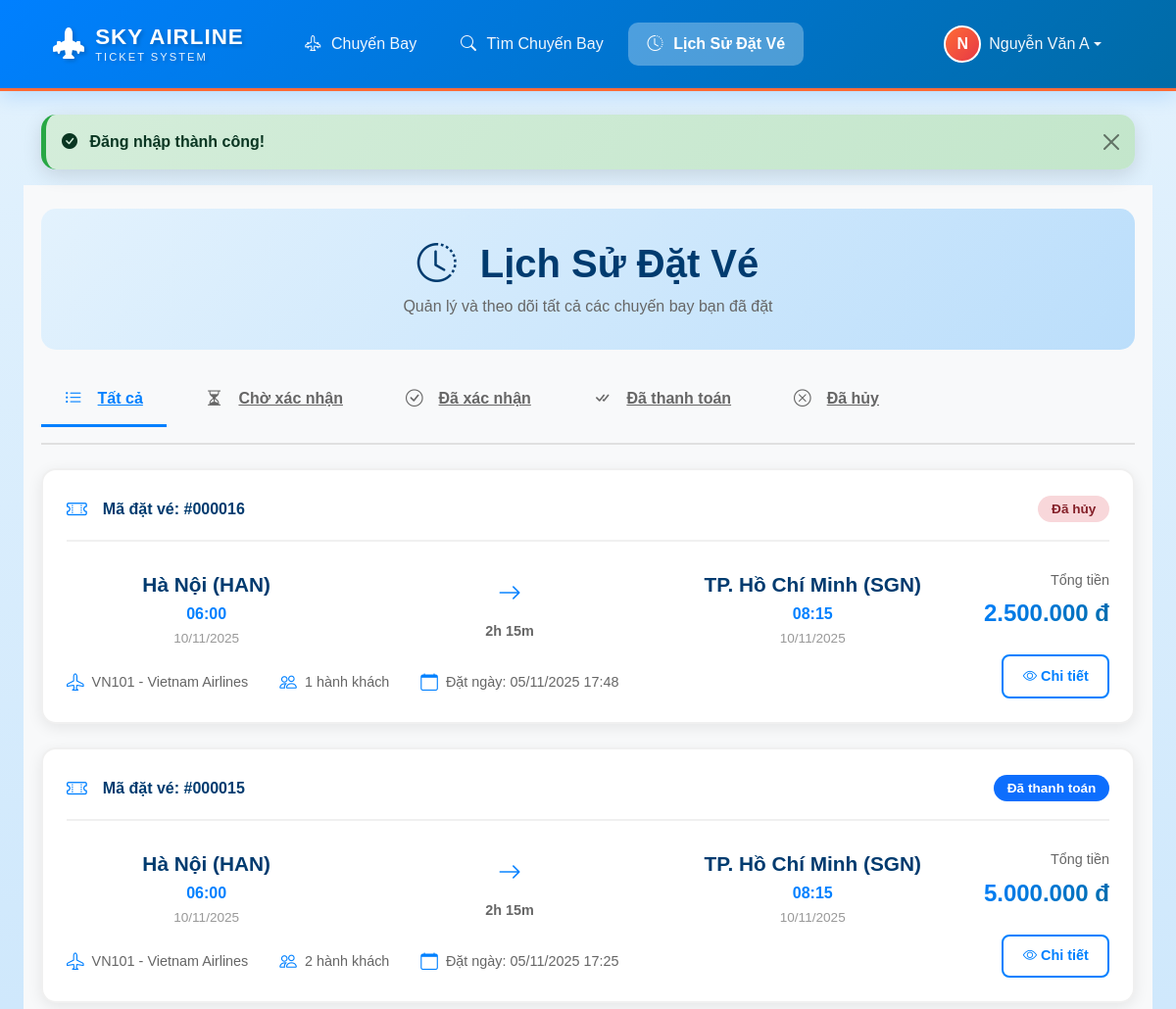
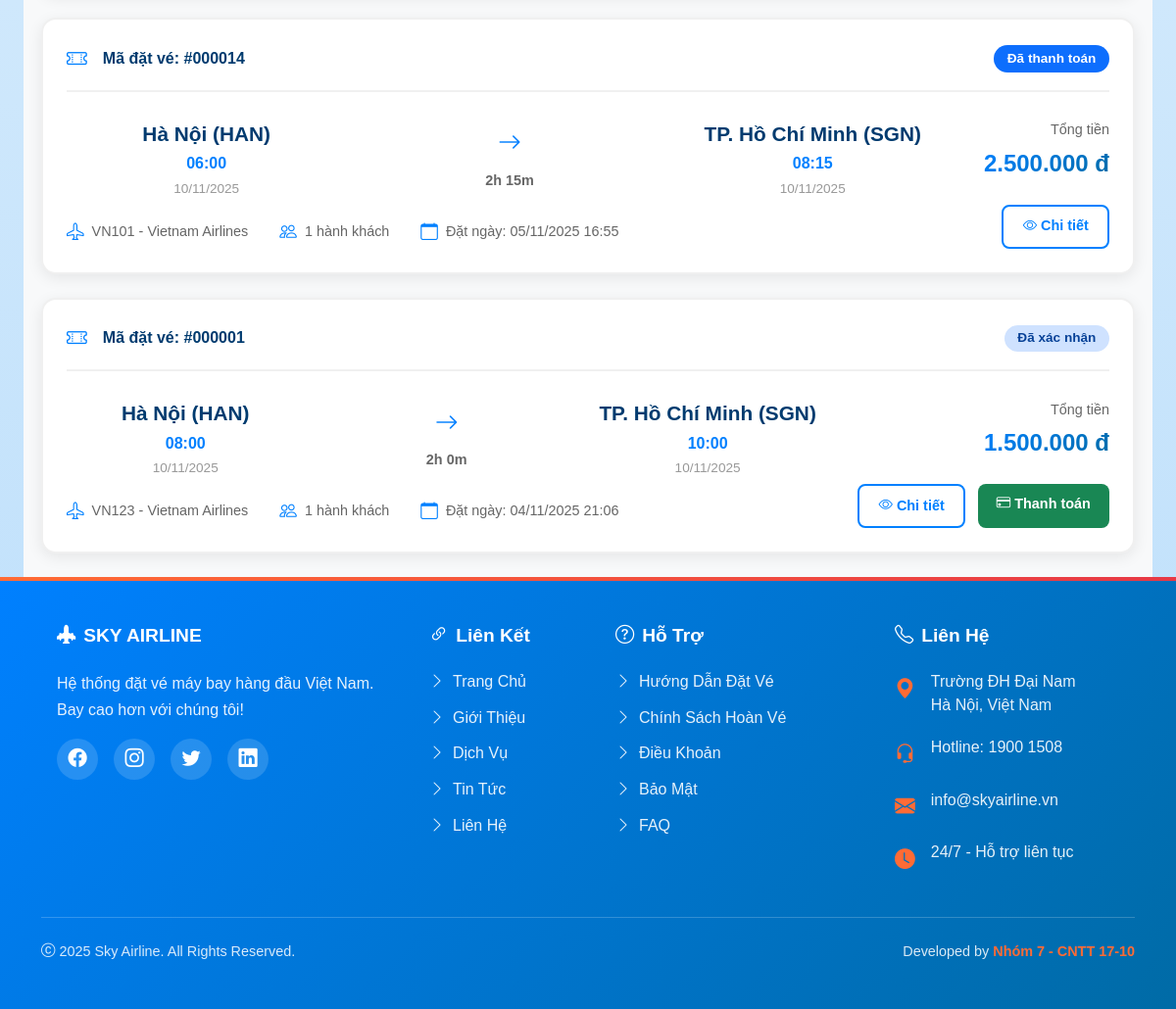
The app's page /khachhang/lichsu.php (signed in) with its own data (2 pictures, top to bottom).
### tables this page shows
CREATE TABLE IF NOT EXISTS `datve` (
  `MaDatVe` int NOT NULL AUTO_INCREMENT,
  `MaNguoiDung` int NOT NULL,
  `MaChuyenBay` int NOT NULL,
  `NgayDat` datetime DEFAULT CURRENT_TIMESTAMP,
  `TenHanhKhach` varchar(100) NOT NULL,
  `CMND` varchar(20) NOT NULL,
  `SoDienThoai` varchar(15) DEFAULT NULL,
  `Email` varchar(100) DEFAULT NULL,
  `SoLuongVe` int NOT NULL DEFAULT '1',
  `TongTien` decimal(10,2) NOT NULL,
  `TrangThai` varchar(50) DEFAULT 'choxacnhan',
  `GhiChu` text,
  `NgayCapNhat` datetime DEFAULT CURRENT_TIMESTAMP ON UPDATE CURRENT_TIMESTAMP,
  PRIMARY KEY (`MaDatVe`),
  KEY `idx_manguoidung` (`MaNguoiDung`),
  KEY `idx_machuyenbay` (`MaChuyenBay`),
  KEY `idx_ngaydat` (`NgayDat`),
  KEY `idx_trangthai` (`TrangThai`)
);

CREATE TABLE IF NOT EXISTS `chuyenbay` (
  `MaChuyenBay` int NOT NULL AUTO_INCREMENT,
  `MaChuyenBayText` varchar(20) NOT NULL COMMENT 'Mã chuyến bay dạng VN123',
  `HangBay` varchar(100) NOT NULL COMMENT 'Vietnam Airlines, VietJet...',
  `SanBayDi` varchar(100) NOT NULL,
  `SanBayDen` varchar(100) NOT NULL,
  `ThoiGianBay` datetime NOT NULL,
  `ThoiGianDen` datetime NOT NULL,
  `GiaVe` decimal(10,2) NOT NULL,
  `SoGheConLai` int NOT NULL DEFAULT '0',
  `TongSoGhe` int NOT NULL DEFAULT '0',
  `TrangThai` enum('concho','daybay','huy') DEFAULT 'concho',
  `NgayTao` datetime DEFAULT CURRENT_TIMESTAMP,
  PRIMARY KEY (`MaChuyenBay`),
  UNIQUE KEY `MaChuyenBayText` (`MaChuyenBayText`),
  KEY `idx_machuyenbay` (`MaChuyenBayText`),
  KEY `idx_thoigianbay` (`ThoiGianBay`),
  KEY `idx_sanbaydiden` (`SanBayDi`,`SanBayDen`)
);

### config.php (called while the page is built, shortened)
<?php
$servername = "localhost";
$username = "root";
$password = "";
$dbname = "QLVeMayBay";
$conn = new mysqli($servername, $username, $password, $dbname);
$conn->set_charset("utf8mb4");
function fetch_all($sql) {
    global $conn;
    $result = $conn->query($sql);
    $data = [];
    if ($result) {
        while ($row = $result->fetch_assoc()) {
            $data[] = $row;
        }
    }
    return $data;
}
?>

### khachhang/lichsu.php (the view, shortened to what this page needs)
<?php
require_once '../config.php';
$manguoidung = $_SESSION['MaNguoiDung'];
$trangthai = isset($_GET['trangthai']) ? escape($_GET['trangthai']) : '';
$where = ["dv.MaNguoiDung = $manguoidung"];
$whereClause = implode(' AND ', $where);
$sql = "SELECT
            dv.*,
            cb.MaChuyenBayText,
            cb.HangBay,
            cb.SanBayDi,
            cb.SanBayDen,
            cb.ThoiGianBay,
            cb.ThoiGianDen
        FROM DatVe dv
        INNER JOIN ChuyenBay cb ON dv.MaChuyenBay = cb.MaChuyenBay
        WHERE $whereClause
        ORDER BY dv.NgayDat DESC";
$datveList = fetch_all($sql);
require_once '../header.php';
?>
<div class="history-page">
    <div class="container py-4">
        <div class="page-header mb-4">
            <h1 class="page-title">
                <i class="bi bi-clock-history me-3"></i>
                Lịch Sử Đặt Vé
            </h1>
            <p class="page-subtitle">
                Quản lý và theo dõi tất cả các chuyến bay bạn đã đặt
            </p>
        </div>
        <div class="filter-tabs mb-4">
            <a href="lichsu.php" class="filter-tab <?php echo empty($trangthai) ? 'active' : ''; ?>">
                <i class="bi bi-list-ul me-2"></i>Tất cả
            </a>
            <a href="lichsu.php?trangthai=choxacnhan" class="filter-tab <?php echo $trangthai == 'choxacnhan' ? 'active' : ''; ?>">
                <i class="bi bi-hourglass-split me-2"></i>Chờ xác nhận
            </a>
            <a href="lichsu.php?trangthai=daxacnhan" class="filter-tab <?php echo $trangthai == 'daxacnhan' ? 'active' : ''; ?>">
                <i class="bi bi-check-circle me-2"></i>Đã xác nhận
            </a>
            <a href="lichsu.php?trangthai=dathanhtoan" class="filter-tab <?php echo $trangthai == 'dathanhtoan' ? 'active' : ''; ?>">
                <i class="bi bi-check-all me-2"></i>Đã thanh toán
            </a>
            <a href="lichsu.php?trangthai=dahuy" class="filter-tab <?php echo $trangthai == 'dahuy' ? 'active' : ''; ?>">
                <i class="bi bi-x-circle me-2"></i>Đã hủy
            </a>
        </div>
        <?php if (empty($datveList)): ?>
            <div class="empty-state">
                <i class="bi bi-inbox empty-icon"></i>
                <h3>Chưa có đặt vé nào</h3>
                <p>Hãy đặt chuyến bay đầu tiên của bạn!</p>
                <a href="chuyenbay.php" class="btn btn-primary">
                    <i class="bi bi-airplane me-2"></i>Đặt vé ngay
                </a>
            </div>
        <?php else: ?>
            <div class="bookings-list">
                <?php foreach ($datveList as $dv): ?>
                    <?php
                    $start = new DateTime($dv['ThoiGianBay']);
                    $end = new DateTime($dv['ThoiGianDen']);
                    $diff = $start->diff($end);
                    $duration = $diff->h . 'h ' . $diff->i . 'm';
                    $statusClass = [
                        'choxacnhan' => 'warning',
                        'daxacnhan' => 'info',
                        'dathanhtoan' => 'primary',
                        'hoanthanh' => 'success',
                        'dahuy' => 'danger'
                    ];
                    $statusColor = $statusClass[$dv['TrangThai']] ?? 'secondary';
                    $statusText = [
                        'choxacnhan' => 'Chờ xác nhận',
                        'daxacnhan' => 'Đã xác nhận',
                        'dathanhtoan' => 'Đã thanh toán',
                        'hoanthanh' => 'Hoàn thành',
                        'dahuy' => 'Đã hủy'
                    ];
                    $statusName = $statusText[$dv['TrangThai']] ?? $dv['TrangThai'];
                    ?>
                    <div class="booking-card">
                        <div class="booking-header">
                            <div class="booking-id">
                                <i class="bi bi-ticket-perforated me-2"></i>
                                <strong>Mã đặt vé: #<?php echo str_pad($dv['MaDatVe'], 6, '0', STR_PAD_LEFT); ?></strong>
                            </div>
                            <span class="badge bg-<?php echo $statusColor; ?>">
                                <?php echo $statusName; ?>
                            </span>
                        </div>
                        <div class="booking-body">
                            <div class="flight-info">
                                <div class="flight-route">
                                    <div class="route-point">
                                        <div class="route-city"><?php echo $dv['SanBayDi']; ?></div>
                                        <div class="route-time"><?php echo date('H:i', strtotime($dv['ThoiGianBay'])); ?></div>
                                        <div class="route-date"><?php echo date('d/m/Y', strtotime($dv['ThoiGianBay'])); ?></div>
                                    </div>
                                    <div class="route-arrow">
                                        <i class="bi bi-arrow-right"></i>
                                        <div class="route-duration"><?php echo $duration; ?></div>
                                    </div>
                                    <div class="route-point">
                                        <div class="route-city"><?php echo $dv['SanBayDen']; ?></div>
                                        <div class="route-time"><?php echo date('H:i', strtotime($dv['ThoiGianDen'])); ?></div>
                                        <div class="route-date"><?php echo date('d/m/Y', strtotime($dv['ThoiGianDen'])); ?></div>
                                    </div>
                                </div>
                                <div class="flight-details">
                                    <div class="detail-item">
                                        <i class="bi bi-airplane"></i>
                                        <span><?php echo $dv['MaChuyenBayText']; ?> - <?php echo $dv['HangBay']; ?></span>
                                    </div>
                                    <div class="detail-item">
                                        <i class="bi bi-people"></i>
                                        <span><?php echo $dv['SoLuongVe']; ?> hành khách</span>
                                    </div>
                                    <div class="detail-item">
                                        <i class="bi bi-calendar"></i>
                                        <span>Đặt ngày: <?php echo date('d/m/Y H:i', strtotime($dv['NgayDat'])); ?></span>
                                    </div>
                                </div>
                            </div>
                            <div class="booking-actions">
                                <div class="booking-price">
                                    <div class="price-label">Tổng tiền</div>
                                    <div class="price-amount"><?php echo number_format($dv['TongTien'], 0, ',', '.'); ?> đ</div>
                                </div>
                                <div class="action-buttons">
                                    <button class="btn btn-outline-primary btn-sm"
                                        onclick="toggleDetails(<?php echo $dv['MaDatVe']; ?>)">
                                        <i class="bi bi-eye me-1"></i>Chi tiết
                                    </button>
                                    <?php if ($dv['TrangThai'] == 'choxacnhan'): ?>
                                        <a href="thanhtoan.php?madatve=<?php echo $dv['MaDatVe']; ?>"
                                            class="btn btn-success btn-sm">
                                            <i class="bi bi-credit-card me-1"></i>Thanh toán
                                        </a>
                                        <button class="btn btn-danger btn-sm"
                                            onclick="cancelBooking(<?php echo $dv['MaDatVe']; ?>)">
                                            <i class="bi bi-x-circle me-1"></i>Hủy
                                        </button>
                                    <?php elseif ($dv['TrangThai'] == 'daxacnhan'): ?>
                                        <a href="thanhtoan.php?madatve=<?php echo $dv['MaDatVe']; ?>"
                                            class="btn btn-success btn-sm">
                                            <i class="bi bi-credit-card me-1"></i>Thanh toán
                                        </a>
                                    <?php elseif ($dv['TrangThai'] == 'dahuy'): ?>
                                    <?php endif; ?>
                                </div>
                            </div>
                        </div>
                    </div>
                <?php endforeach; ?>
            </div>
        <?php endif; ?>
    </div>
</div>
<?php require_once '../footer.php'; ?>

### records on screen
datve: MaDatVe "000016", TrangThai "Đã hủy", MaChuyenBay.SanBayDi "Hà Nội (HAN)", MaChuyenBay.ThoiGianBay "06:00", MaChuyenBay.ThoiGianBay "10/11/2025", MaChuyenBay.ThoiGianDen "2h 15m", MaChuyenBay.SanBayDen "TP. Hồ Chí Minh (SGN)", MaChuyenBay.ThoiGianDen "08:15", MaChuyenBay.ThoiGianDen "10/11/2025", MaChuyenBay.MaChuyenBayText "VN101", MaChuyenBay.HangBay "Vietnam Airlines", SoLuongVe "1", NgayDat "05/11/2025 17:48", TongTien "2.500.000"
datve: MaDatVe "000015", TrangThai "Đã thanh toán", MaChuyenBay.SanBayDi "Hà Nội (HAN)", MaChuyenBay.ThoiGianBay "06:00", MaChuyenBay.ThoiGianBay "10/11/2025", MaChuyenBay.ThoiGianDen "2h 15m", MaChuyenBay.SanBayDen "TP. Hồ Chí Minh (SGN)", MaChuyenBay.ThoiGianDen "08:15", MaChuyenBay.ThoiGianDen "10/11/2025", MaChuyenBay.MaChuyenBayText "VN101", MaChuyenBay.HangBay "Vietnam Airlines", SoLuongVe "2", NgayDat "05/11/2025 17:25", TongTien "5.000.000"
datve: MaDatVe "000014", TrangThai "Đã thanh toán", MaChuyenBay.SanBayDi "Hà Nội (HAN)", MaChuyenBay.ThoiGianBay "06:00", MaChuyenBay.ThoiGianBay "10/11/2025", MaChuyenBay.ThoiGianDen "2h 15m", MaChuyenBay.SanBayDen "TP. Hồ Chí Minh (SGN)", MaChuyenBay.ThoiGianDen "08:15", MaChuyenBay.ThoiGianDen "10/11/2025", MaChuyenBay.MaChuyenBayText "VN101", MaChuyenBay.HangBay "Vietnam Airlines", SoLuongVe "1", NgayDat "05/11/2025 16:55", TongTien "2.500.000"
datve: MaDatVe "000001", TrangThai "Đã xác nhận", MaChuyenBay.SanBayDi "Hà Nội (HAN)", MaChuyenBay.ThoiGianBay "08:00", MaChuyenBay.ThoiGianBay "10/11/2025", MaChuyenBay.ThoiGianDen "2h 0m", MaChuyenBay.SanBayDen "TP. Hồ Chí Minh (SGN)", MaChuyenBay.ThoiGianDen "10:00", MaChuyenBay.ThoiGianDen "10/11/2025", MaChuyenBay.MaChuyenBayText "VN123", MaChuyenBay.HangBay "Vietnam Airlines", SoLuongVe "1", NgayDat "04/11/2025 21:06", TongTien "1.500.000"

### other values on screen
mb_substr($_SESSION['HoTen'], 0, 1, 'UTF-8') "N"
$_SESSION['HoTen'] "Nguyễn Văn A"
$msg['message'] "Đăng nhập thành công!"
